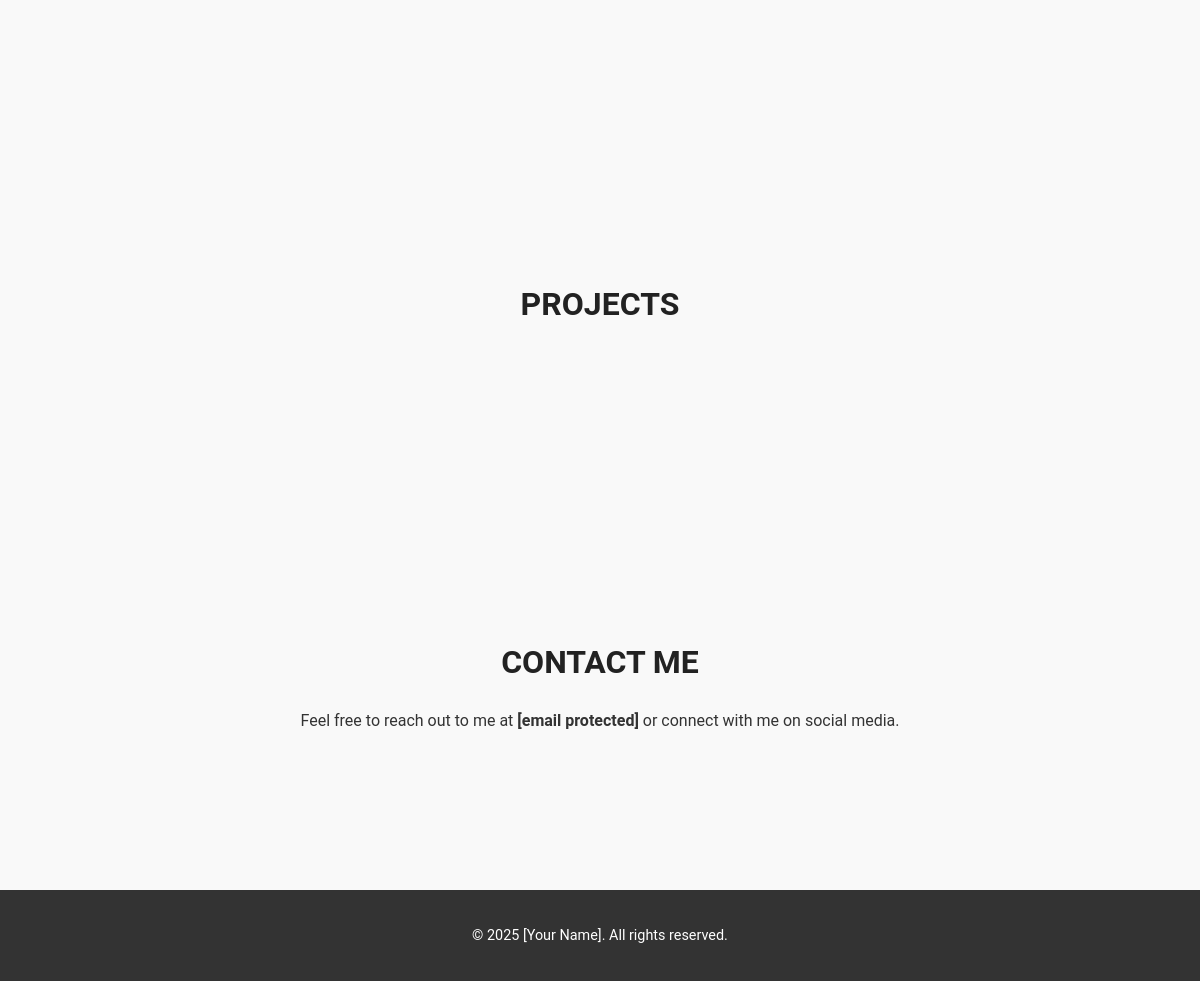
Before: / (lower part) with the older database file.
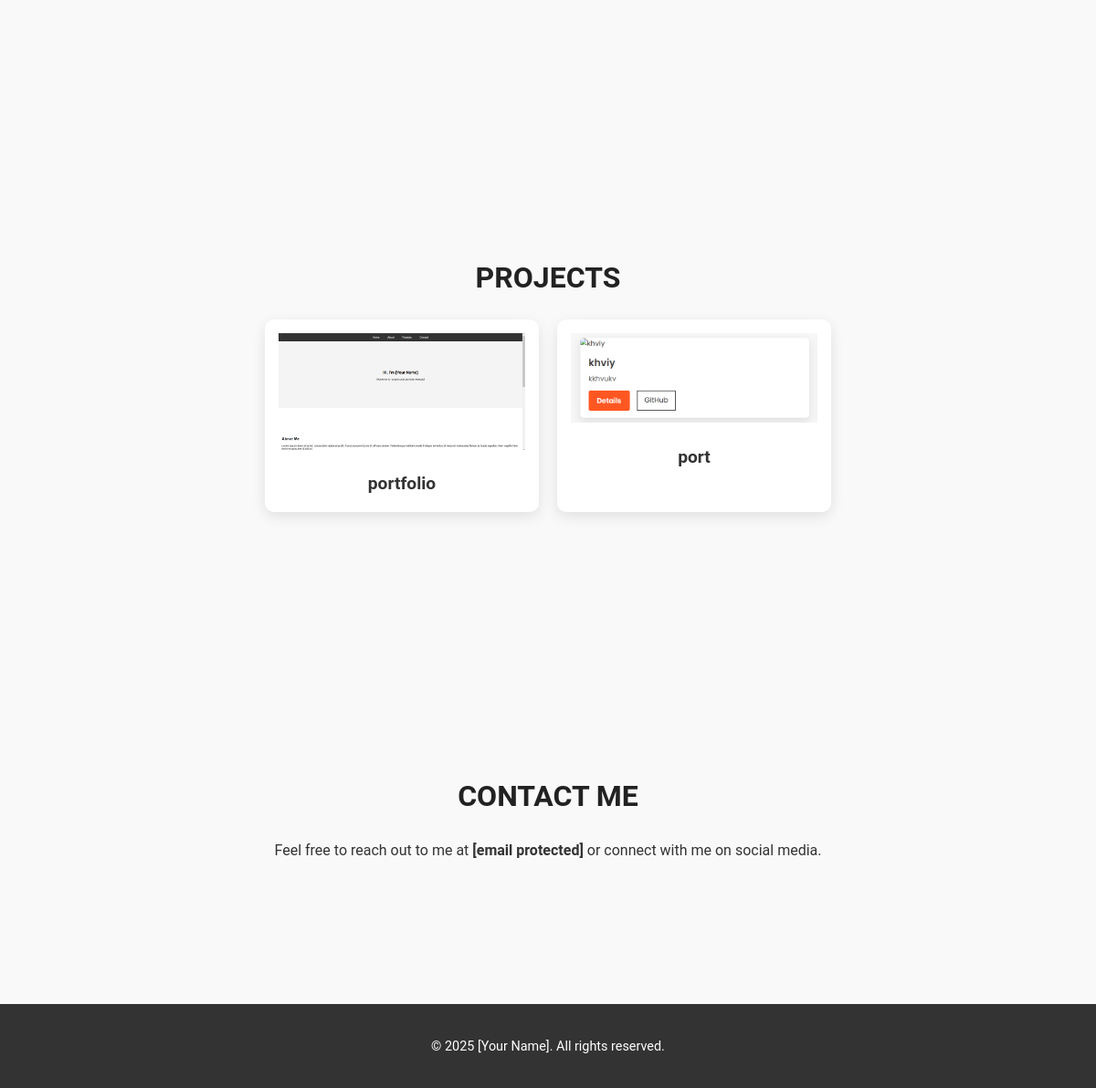
After: the same page with the newer database file.
### project/models.py (models this page shows, shortened)
class project(models.Model):
    title = models.CharField(max_length=100)
    description = models.TextField()
    technology = models.CharField(max_length=20)
    image = models.ImageField(upload_to='pictures/')
    url = models.URLField()
    uploaded_at = models.DateTimeField(auto_now_add=True)

### project/views.py (the view)
# urls.py: path('', views.home_page, name='home'),
def home_page(request):
    projects = project.objects.all()  # Fetch your projects
    return render(request, 'home.html', {'projects': projects})

### project/templates/home.html (shortened to what this page needs)
<!DOCTYPE html>
<html lang="en">
<head>
  {% load static %}
  <link rel="stylesheet" href="{% static 'css/style.css' %}">
  <link href="https://cdnjs.cloudflare.com/ajax/libs/font-awesome/6.0.0-beta3/css/all.min.css" rel="stylesheet">
</head>
<body>
  <section id="about" class="about-section fade-in">
  </section>
  <section id="projects" class="projects-section fade-in">
    <h2>Projects</h2>
    <div class="project-list">
      {% for project in projects %}
      <div class="project-card">
        <a href="{% url 'project_detail' project.id %}">
          <img src="{{ project.image.url }}" alt="{{ project.title }}" />
          <h3>{{ project.title }}</h3>
        </a>
      </div>
      {% endfor %}
    </div>
  </section>
  <section id="contact" class="contact-section fade-in">
    <h2>Contact Me</h2>
    <p>
      Feel free to reach out to me at
      <strong>[email protected]</strong> or connect with me on
      social media.
    </p>
  </section>
  <footer>
    <p>&copy; 2025 [Your Name]. All rights reserved.</p>
  </footer>
</body>
</html>

### project/static/css/style.css (style rules this page uses)
body { font-family: 'Roboto', Arial, sans-serif; margin: 0; padding: 0; scroll-behavior: smooth; background-color: #f9f9f9; color: #333; line-height: 1.6; }
section { padding: 100px 20px; margin-top: 60px; }
.about-section, .projects-section, .contact-section { text-align: center; }
.about-section h2, .projects-section h2, .contact-section h2 { font-size: 2rem; margin-bottom: 20px; text-transform: uppercase; color: #222; }
.project-list { display: flex; flex-wrap: wrap; justify-content: center; gap: 20px; margin-top: 20px; }
.project-card { width: 300px; border: none; border-radius: 10px; overflow: hidden; background-color: white; box-shadow: 0 5px 15px rgba(0, 0, 0, 0.1); transition: transform 0.3s ease, box-shadow 0.3s ease; }
.project-card img { width: 100%; height: auto; object-fit: cover; }
.project-card h3 { margin: 15px; font-size: 1.2rem; color: #333; text-align: center; }
.project-card a { text-decoration: none; color: #007bff; font-weight: bold; margin: 15px; display: block; text-align: center; transition: color 0.3s ease; }
footer { background-color: #333; color: white; text-align: center; padding: 20px; font-size: 0.9rem; margin-top: 40px; }

Changed rows visible on the page:
added project: image (picture), title "portfolio"
added project: image (picture), title "port"
